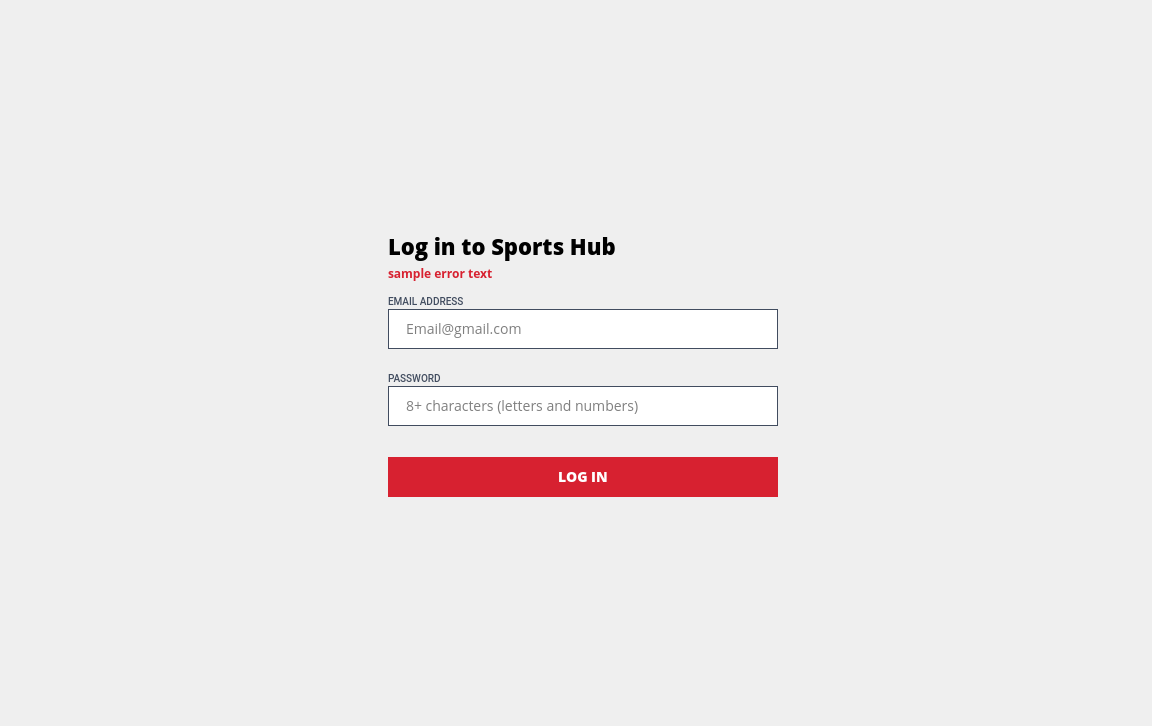
<?xml version="1.0" encoding="UTF-8"?>
<ui version="4.0">
 <class>Login</class>
 <widget class="QWidget" name="Login">
  <property name="geometry">
   <rect>
    <x>0</x>
    <y>0</y>
    <width>1152</width>
    <height>726</height>
   </rect>
  </property>
  <property name="windowTitle">
   <string>Login</string>
  </property>
  <widget class="QStackedWidget" name="stackedWidget">
   <property name="geometry">
    <rect>
     <x>0</x>
     <y>0</y>
     <width>1152</width>
     <height>726</height>
    </rect>
   </property>
   <property name="sizePolicy">
    <sizepolicy hsizetype="Minimum" vsizetype="Minimum">
     <horstretch>0</horstretch>
     <verstretch>0</verstretch>
    </sizepolicy>
   </property>
   <property name="autoFillBackground">
    <bool>false</bool>
   </property>
   <property name="currentIndex">
    <number>0</number>
   </property>
   <widget class="QWidget" name="loginPage">
    <property name="enabled">
     <bool>true</bool>
    </property>
    <property name="sizePolicy">
     <sizepolicy hsizetype="Minimum" vsizetype="Minimum">
      <horstretch>0</horstretch>
      <verstretch>0</verstretch>
     </sizepolicy>
    </property>
    <layout class="QHBoxLayout" name="horizontalLayout">
     <property name="spacing">
      <number>6</number>
     </property>
     <property name="sizeConstraint">
      <enum>QLayout::SetDefaultConstraint</enum>
     </property>
     <property name="leftMargin">
      <number>0</number>
     </property>
     <property name="topMargin">
      <number>0</number>
     </property>
     <property name="rightMargin">
      <number>0</number>
     </property>
     <property name="bottomMargin">
      <number>0</number>
     </property>
     <item>
      <widget class="QLabel" name="loginBgImg">
       <property name="enabled">
        <bool>true</bool>
       </property>
       <property name="sizePolicy">
        <sizepolicy hsizetype="Fixed" vsizetype="Ignored">
         <horstretch>0</horstretch>
         <verstretch>0</verstretch>
        </sizepolicy>
       </property>
       <property name="minimumSize">
        <size>
         <width>0</width>
         <height>0</height>
        </size>
       </property>
       <property name="maximumSize">
        <size>
         <width>16777215</width>
         <height>16777215</height>
        </size>
       </property>
       <property name="lineWidth">
        <number>0</number>
       </property>
       <property name="text">
        <string notr="true"/>
       </property>
       <property name="textFormat">
        <enum>Qt::AutoText</enum>
       </property>
       <property name="pixmap">
        <pixmap resource="../QResources.qrc">:/Resources/image_BG.png</pixmap>
       </property>
       <property name="scaledContents">
        <bool>true</bool>
       </property>
       <property name="alignment">
        <set>Qt::AlignLeading|Qt::AlignLeft|Qt::AlignTop</set>
       </property>
       <property name="wordWrap">
        <bool>true</bool>
       </property>
       <property name="indent">
        <number>-1</number>
       </property>
      </widget>
     </item>
     <item>
      <spacer name="horizontalSpacer">
       <property name="orientation">
        <enum>Qt::Horizontal</enum>
       </property>
       <property name="sizeHint" stdset="0">
        <size>
         <width>40</width>
         <height>20</height>
        </size>
       </property>
      </spacer>
     </item>
     <item>
      <widget class="QFrame" name="loginBox">
       <property name="enabled">
        <bool>true</bool>
       </property>
       <property name="sizePolicy">
        <sizepolicy hsizetype="Maximum" vsizetype="Maximum">
         <horstretch>0</horstretch>
         <verstretch>0</verstretch>
        </sizepolicy>
       </property>
       <property name="focusPolicy">
        <enum>Qt::NoFocus</enum>
       </property>
       <property name="layoutDirection">
        <enum>Qt::LeftToRight</enum>
       </property>
       <property name="autoFillBackground">
        <bool>false</bool>
       </property>
       <layout class="QVBoxLayout" name="verticalLayout">
        <property name="spacing">
         <number>1</number>
        </property>
        <item>
         <widget class="QLabel" name="loginLable">
          <property name="minimumSize">
           <size>
            <width>0</width>
            <height>35</height>
           </size>
          </property>
          <property name="font">
           <font>
            <family>Open Sans</family>
            <pointsize>-1</pointsize>
            <italic>false</italic>
            <bold>true</bold>
           </font>
          </property>
          <property name="styleSheet">
           <string notr="true">font-family: 'Open Sans';
font-style: normal;
font-weight: 700;
font-size: 22px;
line-height: 30px;</string>
          </property>
          <property name="text">
           <string>Log in to Sports Hub</string>
          </property>
         </widget>
        </item>
        <item>
         <widget class="QLabel" name="errorLabel">
          <property name="sizePolicy">
           <sizepolicy hsizetype="Ignored" vsizetype="Ignored">
            <horstretch>0</horstretch>
            <verstretch>0</verstretch>
           </sizepolicy>
          </property>
          <property name="minimumSize">
           <size>
            <width>0</width>
            <height>0</height>
           </size>
          </property>
          <property name="font">
           <font>
            <family>Open Sans</family>
            <pointsize>-1</pointsize>
            <italic>false</italic>
            <bold>true</bold>
           </font>
          </property>
          <property name="styleSheet">
           <string notr="true">color:  #d72130;
font-family: 'Open Sans';
font-style: normal;
font-weight: 600;
font-size: 12px;
line-height: 17px;</string>
          </property>
          <property name="text">
           <string>sample error text</string>
          </property>
          <property name="wordWrap">
           <bool>true</bool>
          </property>
         </widget>
        </item>
        <item>
         <widget class="QLabel" name="emailLable">
          <property name="minimumSize">
           <size>
            <width>0</width>
            <height>25</height>
           </size>
          </property>
          <property name="font">
           <font>
            <family>Roboto</family>
            <pointsize>-1</pointsize>
            <italic>false</italic>
            <bold>false</bold>
           </font>
          </property>
          <property name="styleSheet">
           <string notr="true">color: #414C5F;
font-family: 'Roboto';
font-style: normal;
font-weight: 500;
font-size: 10px;
line-height: 17px;</string>
          </property>
          <property name="text">
           <string>EMAIL ADDRESS</string>
          </property>
          <property name="alignment">
           <set>Qt::AlignBottom|Qt::AlignLeading|Qt::AlignLeft</set>
          </property>
         </widget>
        </item>
        <item alignment="Qt::AlignHCenter">
         <widget class="QLineEdit" name="emailForm">
          <property name="sizePolicy">
           <sizepolicy hsizetype="Maximum" vsizetype="Fixed">
            <horstretch>0</horstretch>
            <verstretch>0</verstretch>
           </sizepolicy>
          </property>
          <property name="minimumSize">
           <size>
            <width>390</width>
            <height>40</height>
           </size>
          </property>
          <property name="font">
           <font>
            <family>Open Sans</family>
            <pointsize>-1</pointsize>
            <italic>false</italic>
            <bold>false</bold>
           </font>
          </property>
          <property name="layoutDirection">
           <enum>Qt::LeftToRight</enum>
          </property>
          <property name="styleSheet">
           <string notr="true">font-family: 'Open Sans';
font-style: normal;
font-weight: 400;
font-size: 14px;
line-height: 19px;
padding-left: 15px;
border: 1px solid #414C5F;</string>
          </property>
          <property name="inputMethodHints">
           <set>Qt::ImhEmailCharactersOnly|Qt::ImhLatinOnly|Qt::ImhNoAutoUppercase|Qt::ImhNoEditMenu</set>
          </property>
          <property name="text">
           <string notr="true"/>
          </property>
          <property name="maxLength">
           <number>50</number>
          </property>
          <property name="frame">
           <bool>true</bool>
          </property>
          <property name="alignment">
           <set>Qt::AlignLeading|Qt::AlignLeft|Qt::AlignVCenter</set>
          </property>
          <property name="placeholderText">
           <string notr="true">Email@gmail.com</string>
          </property>
         </widget>
        </item>
        <item>
         <widget class="QLabel" name="passwordLable">
          <property name="minimumSize">
           <size>
            <width>0</width>
            <height>35</height>
           </size>
          </property>
          <property name="font">
           <font>
            <family>Roboto</family>
            <pointsize>-1</pointsize>
            <italic>false</italic>
            <bold>false</bold>
           </font>
          </property>
          <property name="styleSheet">
           <string notr="true">color: #414C5F;
font-family: 'Roboto';
font-style: normal;
font-weight: 500;
font-size: 10px;
line-height: 17px;</string>
          </property>
          <property name="text">
           <string>PASSWORD</string>
          </property>
          <property name="alignment">
           <set>Qt::AlignBottom|Qt::AlignLeading|Qt::AlignLeft</set>
          </property>
         </widget>
        </item>
        <item alignment="Qt::AlignHCenter">
         <widget class="QLineEdit" name="passwordForm">
          <property name="sizePolicy">
           <sizepolicy hsizetype="Maximum" vsizetype="Fixed">
            <horstretch>0</horstretch>
            <verstretch>0</verstretch>
           </sizepolicy>
          </property>
          <property name="minimumSize">
           <size>
            <width>390</width>
            <height>40</height>
           </size>
          </property>
          <property name="font">
           <font>
            <family>Open Sans</family>
            <pointsize>-1</pointsize>
            <italic>false</italic>
            <bold>false</bold>
           </font>
          </property>
          <property name="styleSheet">
           <string notr="true">font-family: 'Open Sans';
font-style: normal;
font-weight: 400;
font-size: 14px;
line-height: 19px;
padding-left: 15px;
border: 1px solid #414C5F;</string>
          </property>
          <property name="inputMethodHints">
           <set>Qt::ImhHiddenText|Qt::ImhNoAutoUppercase|Qt::ImhNoPredictiveText|Qt::ImhSensitiveData</set>
          </property>
          <property name="maxLength">
           <number>50</number>
          </property>
          <property name="frame">
           <bool>true</bool>
          </property>
          <property name="echoMode">
           <enum>QLineEdit::Password</enum>
          </property>
          <property name="placeholderText">
           <string notr="true">8+ characters (letters and numbers)</string>
          </property>
         </widget>
        </item>
        <item>
         <spacer name="verticalSpacer">
          <property name="orientation">
           <enum>Qt::Vertical</enum>
          </property>
          <property name="sizeType">
           <enum>QSizePolicy::Fixed</enum>
          </property>
          <property name="sizeHint" stdset="0">
           <size>
            <width>20</width>
            <height>30</height>
           </size>
          </property>
         </spacer>
        </item>
        <item>
         <widget class="QPushButton" name="loginButton">
          <property name="sizePolicy">
           <sizepolicy hsizetype="Maximum" vsizetype="Fixed">
            <horstretch>0</horstretch>
            <verstretch>0</verstretch>
           </sizepolicy>
          </property>
          <property name="minimumSize">
           <size>
            <width>390</width>
            <height>40</height>
           </size>
          </property>
          <property name="palette">
           <palette>
            <active>
             <colorrole role="WindowText">
              <brush brushstyle="SolidPattern">
               <color alpha="255">
                <red>255</red>
                <green>255</green>
                <blue>255</blue>
               </color>
              </brush>
             </colorrole>
             <colorrole role="Button">
              <brush brushstyle="SolidPattern">
               <color alpha="255">
                <red>215</red>
                <green>33</green>
                <blue>48</blue>
               </color>
              </brush>
             </colorrole>
             <colorrole role="Text">
              <brush brushstyle="SolidPattern">
               <color alpha="255">
                <red>255</red>
                <green>255</green>
                <blue>255</blue>
               </color>
              </brush>
             </colorrole>
             <colorrole role="ButtonText">
              <brush brushstyle="SolidPattern">
               <color alpha="255">
                <red>255</red>
                <green>255</green>
                <blue>255</blue>
               </color>
              </brush>
             </colorrole>
             <colorrole role="Base">
              <brush brushstyle="SolidPattern">
               <color alpha="255">
                <red>215</red>
                <green>33</green>
                <blue>48</blue>
               </color>
              </brush>
             </colorrole>
             <colorrole role="Window">
              <brush brushstyle="SolidPattern">
               <color alpha="255">
                <red>215</red>
                <green>33</green>
                <blue>48</blue>
               </color>
              </brush>
             </colorrole>
             <colorrole role="PlaceholderText">
              <brush brushstyle="SolidPattern">
               <color alpha="255">
                <red>255</red>
                <green>255</green>
                <blue>255</blue>
               </color>
              </brush>
             </colorrole>
            </active>
            <inactive>
             <colorrole role="WindowText">
              <brush brushstyle="SolidPattern">
               <color alpha="255">
                <red>255</red>
                <green>255</green>
                <blue>255</blue>
               </color>
              </brush>
             </colorrole>
             <colorrole role="Button">
              <brush brushstyle="SolidPattern">
               <color alpha="255">
                <red>215</red>
                <green>33</green>
                <blue>48</blue>
               </color>
              </brush>
             </colorrole>
             <colorrole role="Text">
              <brush brushstyle="SolidPattern">
               <color alpha="255">
                <red>255</red>
                <green>255</green>
                <blue>255</blue>
               </color>
              </brush>
             </colorrole>
             <colorrole role="ButtonText">
              <brush brushstyle="SolidPattern">
               <color alpha="255">
                <red>255</red>
                <green>255</green>
                <blue>255</blue>
               </color>
              </brush>
             </colorrole>
             <colorrole role="Base">
              <brush brushstyle="SolidPattern">
               <color alpha="255">
                <red>215</red>
                <green>33</green>
                <blue>48</blue>
               </color>
              </brush>
             </colorrole>
             <colorrole role="Window">
              <brush brushstyle="SolidPattern">
               <color alpha="255">
                <red>215</red>
                <green>33</green>
                <blue>48</blue>
               </color>
              </brush>
             </colorrole>
             <colorrole role="PlaceholderText">
              <brush brushstyle="SolidPattern">
               <color alpha="255">
                <red>255</red>
                <green>255</green>
                <blue>255</blue>
               </color>
              </brush>
             </colorrole>
            </inactive>
            <disabled>
             <colorrole role="WindowText">
              <brush brushstyle="SolidPattern">
               <color alpha="255">
                <red>255</red>
                <green>255</green>
                <blue>255</blue>
               </color>
              </brush>
             </colorrole>
             <colorrole role="Button">
              <brush brushstyle="SolidPattern">
               <color alpha="255">
                <red>215</red>
                <green>33</green>
                <blue>48</blue>
               </color>
              </brush>
             </colorrole>
             <colorrole role="Text">
              <brush brushstyle="SolidPattern">
               <color alpha="255">
                <red>255</red>
                <green>255</green>
                <blue>255</blue>
               </color>
              </brush>
             </colorrole>
             <colorrole role="ButtonText">
              <brush brushstyle="SolidPattern">
               <color alpha="255">
                <red>255</red>
                <green>255</green>
                <blue>255</blue>
               </color>
              </brush>
             </colorrole>
             <colorrole role="Base">
              <brush brushstyle="SolidPattern">
               <color alpha="255">
                <red>215</red>
                <green>33</green>
                <blue>48</blue>
               </color>
              </brush>
             </colorrole>
             <colorrole role="Window">
              <brush brushstyle="SolidPattern">
               <color alpha="255">
                <red>215</red>
                <green>33</green>
                <blue>48</blue>
               </color>
              </brush>
             </colorrole>
             <colorrole role="PlaceholderText">
              <brush brushstyle="SolidPattern">
               <color alpha="255">
                <red>255</red>
                <green>255</green>
                <blue>255</blue>
               </color>
              </brush>
             </colorrole>
            </disabled>
           </palette>
          </property>
          <property name="font">
           <font>
            <family>Open Sans</family>
            <pointsize>-1</pointsize>
            <italic>false</italic>
            <bold>true</bold>
           </font>
          </property>
          <property name="autoFillBackground">
           <bool>false</bool>
          </property>
          <property name="styleSheet">
           <string notr="true">background-color: #d72130;
color: rgb(255, 255, 255);
border: none; 
font-family: 'Open Sans';
font-style: normal;
font-weight: 700;
font-size: 14px;
line-height: 19px;
</string>
          </property>
          <property name="text">
           <string>LOG IN</string>
          </property>
          <property name="shortcut">
           <string>Return</string>
          </property>
          <property name="flat">
           <bool>false</bool>
          </property>
         </widget>
        </item>
       </layout>
      </widget>
     </item>
     <item>
      <spacer name="horizontalSpacer_2">
       <property name="orientation">
        <enum>Qt::Horizontal</enum>
       </property>
       <property name="sizeHint" stdset="0">
        <size>
         <width>40</width>
         <height>20</height>
        </size>
       </property>
      </spacer>
     </item>
    </layout>
   </widget>
   <widget class="QWidget" name="page_2">
    <property name="enabled">
     <bool>true</bool>
    </property>
    <property name="sizePolicy">
     <sizepolicy hsizetype="Minimum" vsizetype="Minimum">
      <horstretch>0</horstretch>
      <verstretch>0</verstretch>
     </sizepolicy>
    </property>
    <widget class="QLabel" name="successfulLoginText">
     <property name="geometry">
      <rect>
       <x>0</x>
       <y>70</y>
       <width>831</width>
       <height>121</height>
      </rect>
     </property>
     <property name="text">
      <string>Success!
Your Token:</string>
     </property>
     <property name="alignment">
      <set>Qt::AlignCenter</set>
     </property>
    </widget>
    <widget class="QLabel" name="tokenText">
     <property name="geometry">
      <rect>
       <x>30</x>
       <y>190</y>
       <width>771</width>
       <height>131</height>
      </rect>
     </property>
     <property name="font">
      <font>
       <pointsize>11</pointsize>
      </font>
     </property>
     <property name="text">
      <string notr="true">oooooooo oooooooooooooooooooooooooooooooooooooooooooooooooooooooooooooooooooooooo ooooooo ooooooooo</string>
     </property>
     <property name="textFormat">
      <enum>Qt::AutoText</enum>
     </property>
     <property name="scaledContents">
      <bool>false</bool>
     </property>
     <property name="alignment">
      <set>Qt::AlignCenter</set>
     </property>
     <property name="wordWrap">
      <bool>true</bool>
     </property>
    </widget>
    <widget class="QPushButton" name="loginBackButton">
     <property name="geometry">
      <rect>
       <x>290</x>
       <y>410</y>
       <width>161</width>
       <height>111</height>
      </rect>
     </property>
     <property name="text">
      <string>Back</string>
     </property>
    </widget>
   </widget>
  </widget>
 </widget>
 <resources>
  <include location="../QResources.qrc"/>
  <include location="QResources.qrc"/>
 </resources>
 <connections/>
</ui>
